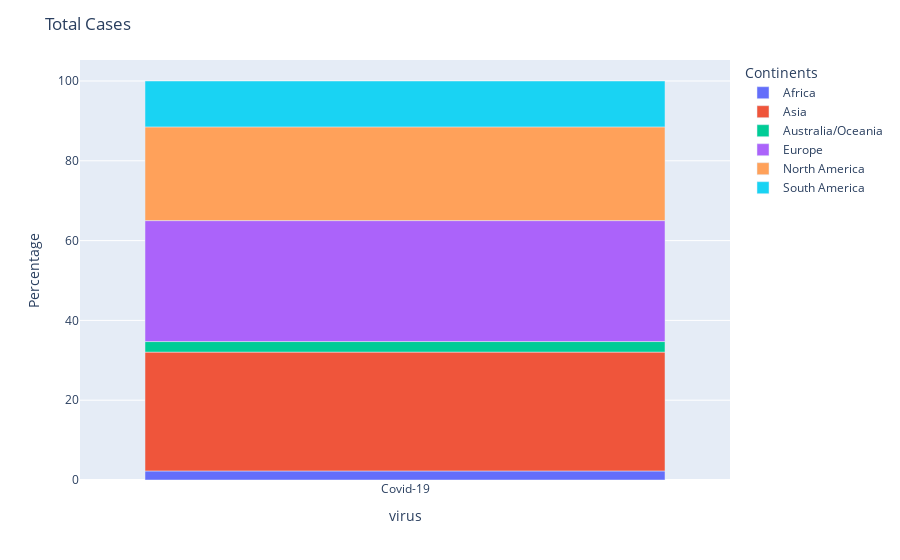
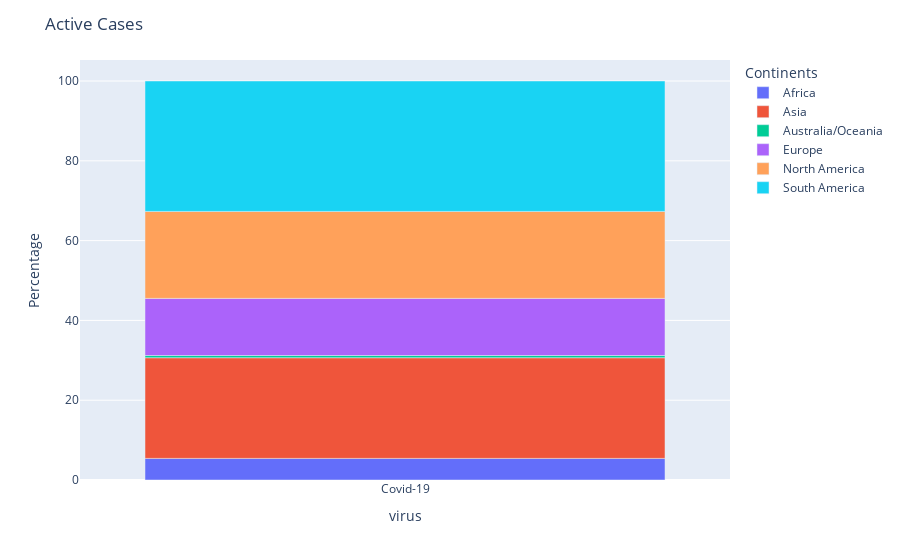
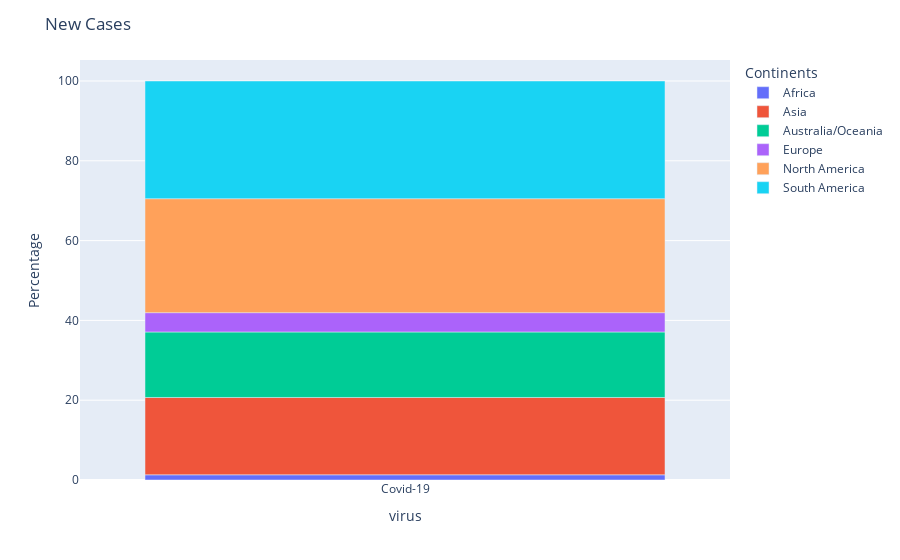
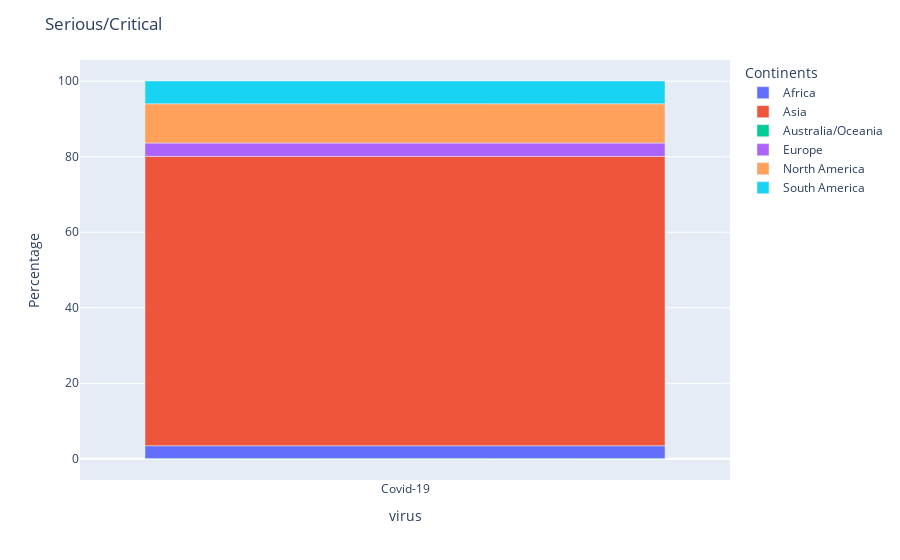

The code cell stored with these charts, in order, in its notebook:
### Code cell
def continent_visualization(v_list):
    for label in v_list:
        c_df = continent_df[['Continents', label]]
        c_df['Percentage'] = np.round(100 * c_df[label] / np.sum(c_df[label]), 2)
        c_df['virus'] = ['Covid-19' for _ in range(len(c_df))]

        fig = px.bar(c_df, x="virus", y="Percentage", color="Continents", hover_data=[label])
        fig.update_layout(title={"text": f"{label}"}) 
        fig.show()
        
        
        filename = f"plot_{label.replace('/', '_').replace(' ', '_')}.html"
        fig.write_html(filename)
        
        gc.collect()

cases_list = ["Total Cases", "Active Cases", "New Cases", "Serious/Critical"]
continent_visualization(cases_list)

### Figure 1 — Plotly figure (JSON) as saved in the notebook; plotly's stock layout.template omitted (floating-point values rounded to 4 significant figures)
{"data": [{"customdata": [[12740000.0]], "hovertemplate": "Continents=Africa<br>virus=%{x}<br>Percentage=%{y}<br>Total Cases=%{customdata[0]}<extra></extra>", "legendgroup": "Africa", "marker": {"color": "#636efa", "pattern": {"shape": ""}}, "name": "Africa", "orientation": "v", "showlegend": true, "textposition": "auto", "type": "bar", "x": ["Covid-19"], "xaxis": "x", "y": [2.27], "yaxis": "y"}, {"customdata": [[167200000.0]], "hovertemplate": "Continents=Asia<br>virus=%{x}<br>Percentage=%{y}<br>Total Cases=%{customdata[0]}<extra></extra>", "legendgroup": "Asia", "marker": {"color": "#EF553B", "pattern": {"shape": ""}}, "name": "Asia", "orientation": "v", "showlegend": true, "textposition": "auto", "type": "bar", "x": ["Covid-19"], "xaxis": "x", "y": [29.78], "yaxis": "y"}, {"customdata": [[14880000.0]], "hovertemplate": "Continents=Australia/Oceania<br>virus=%{x}<br>Percentage=%{y}<br>Total Cases=%{customdata[0]}<extra></extra>", "legendgroup": "Australia/Oceania", "marker": {"color": "#00cc96", "pattern": {"shape": ""}}, "name": "Australia/Oceania", "orientation": "v", "showlegend": true, "textposition": "auto", "type": "bar", "x": ["Covid-19"], "xaxis": "x", "y": [2.65], "yaxis": "y"}, {"customdata": [[170100000.0]], "hovertemplate": "Continents=Europe<br>virus=%{x}<br>Percentage=%{y}<br>Total Cases=%{customdata[0]}<extra></extra>", "legendgroup": "Europe", "marker": {"color": "#ab63fa", "pattern": {"shape": ""}}, "name": "Europe", "orientation": "v", "showlegend": true, "textposition": "auto", "type": "bar", "x": ["Covid-19"], "xaxis": "x", "y": [30.31], "yaxis": "y"}, {"customdata": [[131800000.0]], "hovertemplate": "Continents=North America<br>virus=%{x}<br>Percentage=%{y}<br>Total Cases=%{customdata[0]}<extra></extra>", "legendgroup": "North America", "marker": {"color": "#FFA15A", "pattern": {"shape": ""}}, "name": "North America", "orientation": "v", "showlegend": true, "textposition": "auto", "type": "bar", "x": ["Covid-19"], "xaxis": "x", "y": [23.49], "yaxis": "y"}, {"customdata": [[64560000.0]], "hovertemplate": "Continents=South America<br>virus=%{x}<br>Percentage=%{y}<br>Total Cases=%{customdata[0]}<extra></extra>", "legendgroup": "South America", "marker": {"color": "#19d3f3", "pattern": {"shape": ""}}, "name": "South America", "orientation": "v", "showlegend": true, "textposition": "auto", "type": "bar", "x": ["Covid-19"], "xaxis": "x", "y": [11.5], "yaxis": "y"}], "layout": {"barmode": "relative", "legend": {"title": {"text": "Continents"}, "tracegroupgap": 0}, "margin": {"t": 60}, "title": {"text": "Total Cases"}, "xaxis": {"anchor": "y", "domain": [0, 1], "title": {"text": "virus"}}, "yaxis": {"anchor": "x", "domain": [0, 1], "title": {"text": "Percentage"}}}}

### Figure 2 — Plotly figure (JSON) as saved in the notebook; plotly's stock layout.template omitted (floating-point values rounded to 4 significant figures)
{"data": [{"customdata": [[331500.0]], "hovertemplate": "Continents=Africa<br>virus=%{x}<br>Percentage=%{y}<br>Active Cases=%{customdata[0]}<extra></extra>", "legendgroup": "Africa", "marker": {"color": "#636efa", "pattern": {"shape": ""}}, "name": "Africa", "orientation": "v", "showlegend": true, "textposition": "auto", "type": "bar", "x": ["Covid-19"], "xaxis": "x", "y": [5.42], "yaxis": "y"}, {"customdata": [[1543000.0]], "hovertemplate": "Continents=Asia<br>virus=%{x}<br>Percentage=%{y}<br>Active Cases=%{customdata[0]}<extra></extra>", "legendgroup": "Asia", "marker": {"color": "#EF553B", "pattern": {"shape": ""}}, "name": "Asia", "orientation": "v", "showlegend": true, "textposition": "auto", "type": "bar", "x": ["Covid-19"], "xaxis": "x", "y": [25.23], "yaxis": "y"}, {"customdata": [[33710.0]], "hovertemplate": "Continents=Australia/Oceania<br>virus=%{x}<br>Percentage=%{y}<br>Active Cases=%{customdata[0]}<extra></extra>", "legendgroup": "Australia/Oceania", "marker": {"color": "#00cc96", "pattern": {"shape": ""}}, "name": "Australia/Oceania", "orientation": "v", "showlegend": true, "textposition": "auto", "type": "bar", "x": ["Covid-19"], "xaxis": "x", "y": [0.55], "yaxis": "y"}, {"customdata": [[875700.0]], "hovertemplate": "Continents=Europe<br>virus=%{x}<br>Percentage=%{y}<br>Active Cases=%{customdata[0]}<extra></extra>", "legendgroup": "Europe", "marker": {"color": "#ab63fa", "pattern": {"shape": ""}}, "name": "Europe", "orientation": "v", "showlegend": true, "textposition": "auto", "type": "bar", "x": ["Covid-19"], "xaxis": "x", "y": [14.32], "yaxis": "y"}, {"customdata": [[1333000.0]], "hovertemplate": "Continents=North America<br>virus=%{x}<br>Percentage=%{y}<br>Active Cases=%{customdata[0]}<extra></extra>", "legendgroup": "North America", "marker": {"color": "#FFA15A", "pattern": {"shape": ""}}, "name": "North America", "orientation": "v", "showlegend": true, "textposition": "auto", "type": "bar", "x": ["Covid-19"], "xaxis": "x", "y": [21.8], "yaxis": "y"}, {"customdata": [[1999000.0]], "hovertemplate": "Continents=South America<br>virus=%{x}<br>Percentage=%{y}<br>Active Cases=%{customdata[0]}<extra></extra>", "legendgroup": "South America", "marker": {"color": "#19d3f3", "pattern": {"shape": ""}}, "name": "South America", "orientation": "v", "showlegend": true, "textposition": "auto", "type": "bar", "x": ["Covid-19"], "xaxis": "x", "y": [32.69], "yaxis": "y"}], "layout": {"barmode": "relative", "legend": {"title": {"text": "Continents"}, "tracegroupgap": 0}, "margin": {"t": 60}, "title": {"text": "Active Cases"}, "xaxis": {"anchor": "y", "domain": [0, 1], "title": {"text": "virus"}}, "yaxis": {"anchor": "x", "domain": [0, 1], "title": {"text": "Percentage"}}}}

### Figure 3 — Plotly figure (JSON) as saved in the notebook; plotly's stock layout.template omitted (floating-point values rounded to 4 significant figures)
{"data": [{"customdata": [[-54.0]], "hovertemplate": "Continents=Africa<br>virus=%{x}<br>Percentage=%{y}<br>New Cases=%{customdata[0]}<extra></extra>", "legendgroup": "Africa", "marker": {"color": "#636efa", "pattern": {"shape": ""}}, "name": "Africa", "orientation": "v", "showlegend": true, "textposition": "auto", "type": "bar", "x": ["Covid-19"], "xaxis": "x", "y": [1.3], "yaxis": "y"}, {"customdata": [[-805.0]], "hovertemplate": "Continents=Asia<br>virus=%{x}<br>Percentage=%{y}<br>New Cases=%{customdata[0]}<extra></extra>", "legendgroup": "Asia", "marker": {"color": "#EF553B", "pattern": {"shape": ""}}, "name": "Asia", "orientation": "v", "showlegend": true, "textposition": "auto", "type": "bar", "x": ["Covid-19"], "xaxis": "x", "y": [19.38], "yaxis": "y"}, {"customdata": [[-682.0]], "hovertemplate": "Continents=Australia/Oceania<br>virus=%{x}<br>Percentage=%{y}<br>New Cases=%{customdata[0]}<extra></extra>", "legendgroup": "Australia/Oceania", "marker": {"color": "#00cc96", "pattern": {"shape": ""}}, "name": "Australia/Oceania", "orientation": "v", "showlegend": true, "textposition": "auto", "type": "bar", "x": ["Covid-19"], "xaxis": "x", "y": [16.42], "yaxis": "y"}, {"customdata": [[-201.0]], "hovertemplate": "Continents=Europe<br>virus=%{x}<br>Percentage=%{y}<br>New Cases=%{customdata[0]}<extra></extra>", "legendgroup": "Europe", "marker": {"color": "#ab63fa", "pattern": {"shape": ""}}, "name": "Europe", "orientation": "v", "showlegend": true, "textposition": "auto", "type": "bar", "x": ["Covid-19"], "xaxis": "x", "y": [4.84], "yaxis": "y"}, {"customdata": [[-1186.0]], "hovertemplate": "Continents=North America<br>virus=%{x}<br>Percentage=%{y}<br>New Cases=%{customdata[0]}<extra></extra>", "legendgroup": "North America", "marker": {"color": "#FFA15A", "pattern": {"shape": ""}}, "name": "North America", "orientation": "v", "showlegend": true, "textposition": "auto", "type": "bar", "x": ["Covid-19"], "xaxis": "x", "y": [28.56], "yaxis": "y"}, {"customdata": [[-1225.0]], "hovertemplate": "Continents=South America<br>virus=%{x}<br>Percentage=%{y}<br>New Cases=%{customdata[0]}<extra></extra>", "legendgroup": "South America", "marker": {"color": "#19d3f3", "pattern": {"shape": ""}}, "name": "South America", "orientation": "v", "showlegend": true, "textposition": "auto", "type": "bar", "x": ["Covid-19"], "xaxis": "x", "y": [29.5], "yaxis": "y"}], "layout": {"barmode": "relative", "legend": {"title": {"text": "Continents"}, "tracegroupgap": 0}, "margin": {"t": 60}, "title": {"text": "New Cases"}, "xaxis": {"anchor": "y", "domain": [0, 1], "title": {"text": "virus"}}, "yaxis": {"anchor": "x", "domain": [0, 1], "title": {"text": "Percentage"}}}}

### Figure 4 — Plotly figure (JSON) as saved in the notebook; plotly's stock layout.template omitted (floating-point values rounded to 4 significant figures)
{"data": [{"customdata": [[356.0]], "hovertemplate": "Continents=Africa<br>virus=%{x}<br>Percentage=%{y}<br>Serious/Critical=%{customdata[0]}<extra></extra>", "legendgroup": "Africa", "marker": {"color": "#636efa", "pattern": {"shape": ""}}, "name": "Africa", "orientation": "v", "showlegend": true, "textposition": "auto", "type": "bar", "x": ["Covid-19"], "xaxis": "x", "y": [3.46], "yaxis": "y"}, {"customdata": [[7897.0]], "hovertemplate": "Continents=Asia<br>virus=%{x}<br>Percentage=%{y}<br>Serious/Critical=%{customdata[0]}<extra></extra>", "legendgroup": "Asia", "marker": {"color": "#EF553B", "pattern": {"shape": ""}}, "name": "Asia", "orientation": "v", "showlegend": true, "textposition": "auto", "type": "bar", "x": ["Covid-19"], "xaxis": "x", "y": [76.66], "yaxis": "y"}, {"customdata": [[-5.0]], "hovertemplate": "Continents=Australia/Oceania<br>virus=%{x}<br>Percentage=%{y}<br>Serious/Critical=%{customdata[0]}<extra></extra>", "legendgroup": "Australia/Oceania", "marker": {"color": "#00cc96", "pattern": {"shape": ""}}, "name": "Australia/Oceania", "orientation": "v", "showlegend": true, "textposition": "auto", "type": "bar", "x": ["Covid-19"], "xaxis": "x", "y": [-0.05], "yaxis": "y"}, {"customdata": [[363.0]], "hovertemplate": "Continents=Europe<br>virus=%{x}<br>Percentage=%{y}<br>Serious/Critical=%{customdata[0]}<extra></extra>", "legendgroup": "Europe", "marker": {"color": "#ab63fa", "pattern": {"shape": ""}}, "name": "Europe", "orientation": "v", "showlegend": true, "textposition": "auto", "type": "bar", "x": ["Covid-19"], "xaxis": "x", "y": [3.52], "yaxis": "y"}, {"customdata": [[1070.0]], "hovertemplate": "Continents=North America<br>virus=%{x}<br>Percentage=%{y}<br>Serious/Critical=%{customdata[0]}<extra></extra>", "legendgroup": "North America", "marker": {"color": "#FFA15A", "pattern": {"shape": ""}}, "name": "North America", "orientation": "v", "showlegend": true, "textposition": "auto", "type": "bar", "x": ["Covid-19"], "xaxis": "x", "y": [10.39], "yaxis": "y"}, {"customdata": [[621.0]], "hovertemplate": "Continents=South America<br>virus=%{x}<br>Percentage=%{y}<br>Serious/Critical=%{customdata[0]}<extra></extra>", "legendgroup": "South America", "marker": {"color": "#19d3f3", "pattern": {"shape": ""}}, "name": "South America", "orientation": "v", "showlegend": true, "textposition": "auto", "type": "bar", "x": ["Covid-19"], "xaxis": "x", "y": [6.03], "yaxis": "y"}], "layout": {"barmode": "relative", "legend": {"title": {"text": "Continents"}, "tracegroupgap": 0}, "margin": {"t": 60}, "title": {"text": "Serious/Critical"}, "xaxis": {"anchor": "y", "domain": [0, 1], "title": {"text": "virus"}}, "yaxis": {"anchor": "x", "domain": [0, 1], "title": {"text": "Percentage"}}}}
